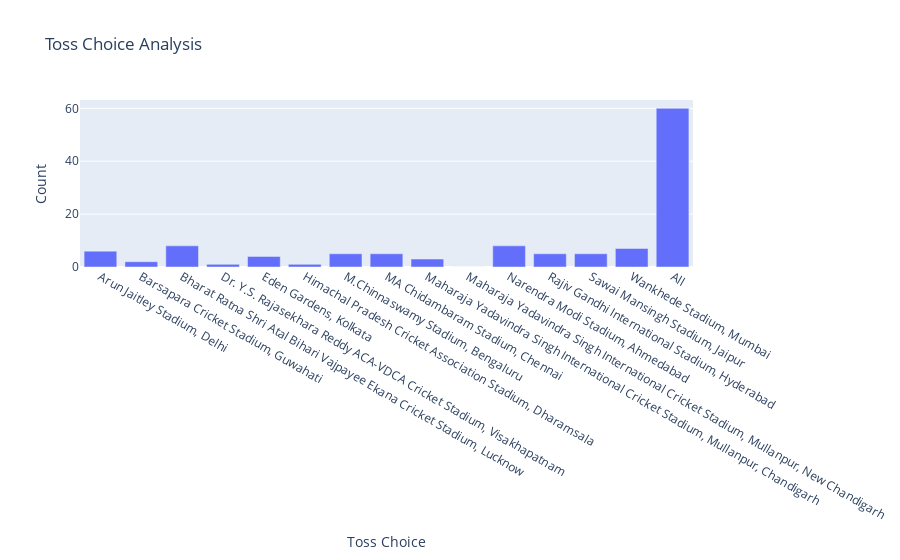

Notebook code cell kept with this figure:
### Code cell
import plotly.graph_objects as go

fig = go.Figure(
    data=[
        go.Bar(
            x=toss_choice.index, 
            y=toss_choice['bowl'],
            name='bowl First'
        )
    ]
)

fig.update_layout(
    title='Toss Choice Analysis',
    xaxis_title='Toss Choice',
    yaxis_title='Count',
    barmode='stack'
)

fig.show()

### Figure 1 — Plotly figure (JSON) as saved in the notebook; plotly's stock layout.template omitted (floating-point values rounded to 4 significant figures)
{"data": [{"name": "bowl First", "type": "bar", "x": ["Arun Jaitley Stadium, Delhi", "Barsapara Cricket Stadium, Guwahati", "Bharat Ratna Shri Atal Bihari Vajpayee Ekana Cricket Stadium, Lucknow", "Dr. Y.S. Rajasekhara Reddy ACA-VDCA Cricket Stadium, Visakhapatnam", "Eden Gardens, Kolkata", "Himachal Pradesh Cricket Association Stadium, Dharamsala", "M.Chinnaswamy Stadium, Bengaluru", "MA Chidambaram Stadium, Chennai", "Maharaja Yadavindra Singh International Cricket Stadium, Mullanpur, Chandigarh", "Maharaja Yadavindra Singh International Cricket Stadium, Mullanpur, New Chandigarh", "Narendra Modi Stadium, Ahmedabad", "Rajiv Gandhi International Stadium, Hyderabad", "Sawai Mansingh Stadium, Jaipur", "Wankhede Stadium, Mumbai", "All"], "y": [6, 2, 8, 1, 4, 1, 5, 5, 3, 0, 8, 5, 5, 7, 60]}], "layout": {"barmode": "stack", "title": {"text": "Toss Choice Analysis"}, "xaxis": {"title": {"text": "Toss Choice"}}, "yaxis": {"title": {"text": "Count"}}}}
